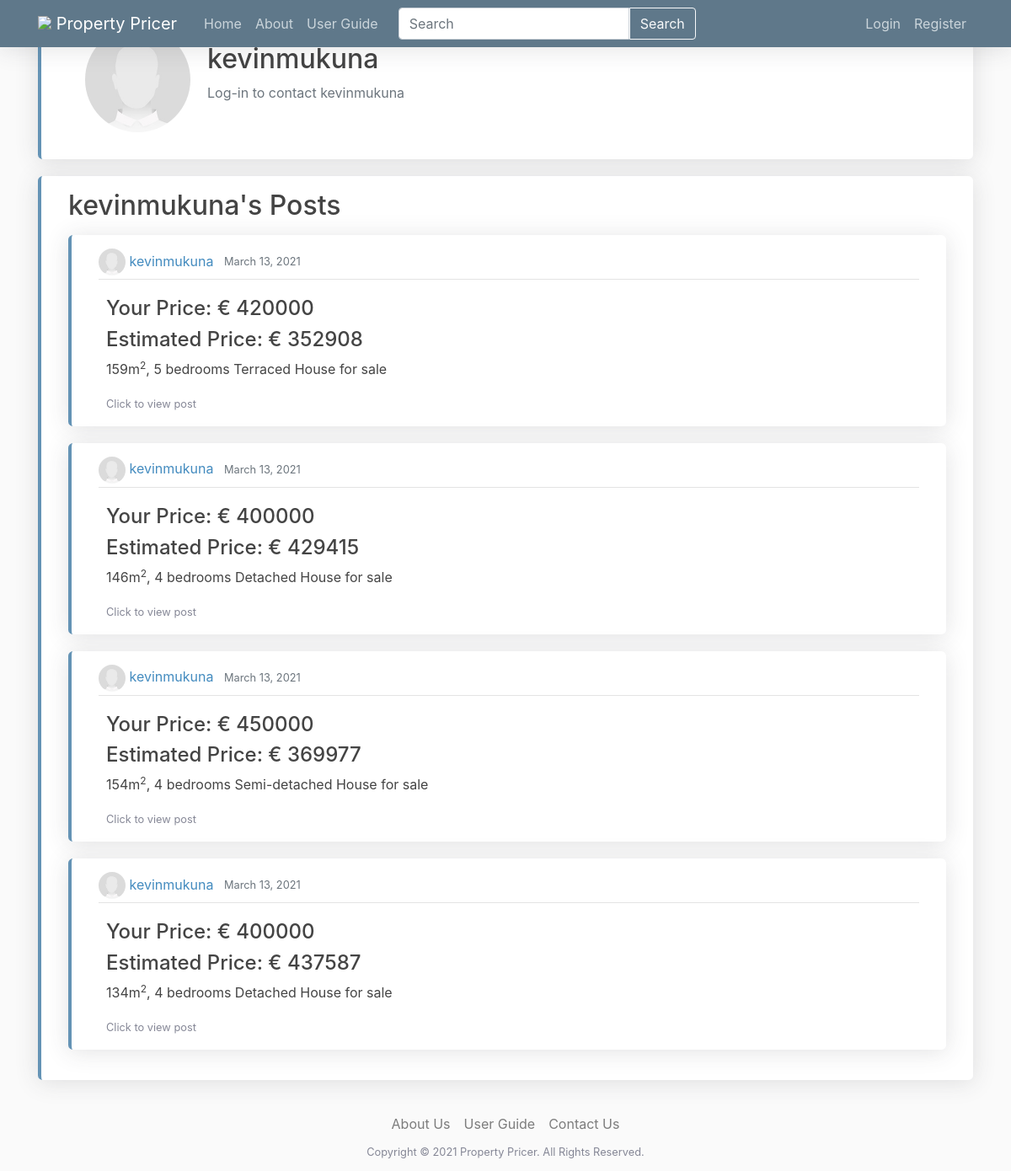
Page /user/kevinmukuna on the committed database.
### userpages/models.py (models this page shows, shortened)
class Profile(models.Model):
    user = models.OneToOneField(User, on_delete=models.CASCADE)
    image = models.ImageField(default='default.jpg', upload_to='profile_pics')

### webpages/models.py (models this page shows, shortened)
class Post(models.Model):
    property_description = models.TextField(null=True, blank=True)
    address_line_1 = models.CharField(max_length=255, verbose_name="Street address")
    address_line_2 = models.CharField(max_length=255, null=True, blank=True, verbose_name="District or Townland")
    city = models.CharField(max_length=128, default='', verbose_name="City or town")
    county = models.CharField(max_length=128, default='', choices=COUNTY_CHOICES)
    floor_plan = models.ImageField(upload_to="floor_plan", null=True, blank=True)
    property_type = models.CharField(max_length=128, default='',
                                     choices=PROPERTY_TYPE_CHOICES)
    number_of_bedrooms = models.PositiveIntegerField()
    number_of_bathrooms = models.PositiveIntegerField()
    energy_rating = models.CharField(max_length=128, default='',
                                     choices=ENERGY_RATING_CHOICES)
    size = models.PositiveIntegerField(verbose_name="Size (m<sup>2</sup>)")
    date_posted = models.DateField(default=timezone.now)
    author = models.ForeignKey(User, related_name="user_posts", on_delete=models.CASCADE)
    price = models.PositiveIntegerField(null=True, blank=True, editable=True, verbose_name="Price (&euro;)")
    estimated_price = models.PositiveIntegerField(null=False, blank=True, editable=False)
    __original_price = None
    address = models.CharField(max_length=766, null=False, blank=True, editable=False)
    def __str__(self):
        return self.address

### userpages/views.py (the view)
# urls.py: path('user/<str:username>', views.profile, name='profile-page'),
def profile(request, username):
    if request.user.is_authenticated and username == request.user.username:
        if request.method == 'POST':
            u_form = UserUpdateForm(request.POST, instance=request.user)
            p_form = ProfileUpdateForm(request.POST,
                                       request.FILES,
                                       instance=request.user.profile)
            if u_form.is_valid() and p_form.is_valid():
                u_form.save()
                p_form.save()
                messages.success(request, f'Your account has been updated')
                person = User.objects.get(username = username)
                return redirect('profile-page', person)
        else:
            u_form = UserUpdateForm(instance=request.user)
            p_form = ProfileUpdateForm(instance=request.user.profile)
        context = {
            'u_form': u_form,
            'p_form': p_form
        }
        return render(request, 'userpages/profile.html', context)
    else:
        person = User.objects.get(username = username)
        return render(request,'userpages/profile.html', {'user':person})

### templates/userpages/profile.html (shortened to what this page needs)
{% extends "base.html" %}
{% load crispy_forms_tags %}
{% block content %}
<div class="">
    <div class="content-section row mx-auto">
        <div>
            <img class="rounded-circle account-img" src="{{ user.profile.image.url }}" />
        </div>
        <div class="d-flex flex-column my-auto">
            <h2>{{ user.username }}</h2>
            {% if request.user.is_authenticated %}
            <p class="text-secondary">{{ user.email }}</p>
            {% else %}
            <p class="text-secondary">Log-in to contact {{ user.username }}</p>
            {% endif %}
        </div>
    </div>
    <div class="content-section">
        <h2 class="mb-3">{{ user.username }}'s Posts</h2>
        {% if user.user_posts.all %}
            {% for post in user.user_posts.all reversed %}
                {% include 'webpages/short_post.html' %}
            {% endfor %}
        {% else %}
            <p>{{ user.username }} has no post</p>
        {% endif %}
    </div>
</div>
{% endblock content %}

### templates/webpages/short_post.html (shortened to what this page needs)
<article class="media content-section">
    <div class="media-body w-50">
        <div class="article-metadata">
            <img class="rounded-circle article-img" src="{{ post.author.profile.image.url }}">
            <a class="mr-2" href="{% url 'profile-page' post.author.username %}">{{ post.author }}</a>
            <small class="text-muted">{{ post.date_posted }}</small>
        </div>
        <div class="row">
            {% if post.post_images.all %}
                <a class="mx-auto my-auto article-title" href="{% url 'post-detail' post.id %}">
            {% else %}
                <a class="mx-4 article-title" href="{% url 'post-detail' post.id %}">
            {% endif %}
                {% if post.price %}
                    <h4>Your Price:  € {{ post.price }}</h4>
                    <h4>Estimated Price: € {{ post.estimated_price }}</h4>
                {% else %}
                    <h4>Your Price: POA</h4>
                    <h4>Estimated Price: € {{ post.estimated_price }}</h4>
                {% endif %}
                <p style="color: #444444">{{ post.size }}m<sup>2</sup>, {{ post.number_of_bedrooms }} bedrooms {{ post.property_type }} for sale</p>
                <small class="mb-5">Click to view post</small>
            </a>
        </div>
    </div>
</article>

### static/css/main.css (style rules this page uses)
body { background: #fafafa; color: #333333; }
h1, h2, h3, h4, h5, h6 { color: #444444; }
img { max-width: 100%; max-height: 488px; }
a { color: #438bbf; }
small, i { color: rgb(133, 135, 150); }
.content-section { background: #ffffff; padding: 1rem 2rem; border-radius: 0.35rem; margin-bottom: 20px; box-shadow: 0 .15rem 1.75rem 0 rgba(58,59,69,.15); border-left: .25rem solid #6493b5; }
.article-title { color: #444444; }
.article-img { height: 2rem; width: 2rem; }
.article-metadata { padding-bottom: 4px; margin-bottom: 4px; border-bottom: 1px solid #e3e3e3 }
.account-img { height: 125px; width: 125px; margin: 16px 20px 16px 20px; }

### rows in the picture
Post: author.profile.image (placeholder picture), author "kevinmukuna", date_posted "March 13, 2021", price "420000", estimated_price "352908", size "159", number_of_bedrooms "5", property_type "Terraced House"
Post: author.profile.image (placeholder picture), author "kevinmukuna", date_posted "March 13, 2021", price "400000", estimated_price "429415", size "146", number_of_bedrooms "4", property_type "Detached House"
Post: author.profile.image (placeholder picture), author "kevinmukuna", date_posted "March 13, 2021", price "450000", estimated_price "369977", size "154", number_of_bedrooms "4", property_type "Semi-detached House"
Post: author.profile.image (placeholder picture), author "kevinmukuna", date_posted "March 13, 2021", price "400000", estimated_price "437587", size "134", number_of_bedrooms "4", property_type "Detached House"

### other values in the picture
{{ user.username }} "kevinmukuna"
